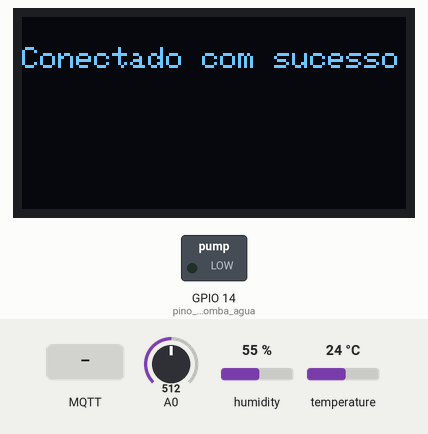
This sketch was run on a simulated ESP8266 (NodeMCU). Parts: 128×64 one-colour display, switched loads named in the sketch (green lamp = pin HIGH). The inputs (shaded band) are chosen by the test bench; at power-on: A0 = 512, temperature 24 °C, humidity 55 %. WiFi joins after 1.5 s; servers stay silent unless stated; network time is answered at once with the bench clock; the local clock reads 2024-03-15 10:24:30 at power-on unless the sketch sets it; random numbers use the default seed unless the sketch sets one; no MQTT or app messages arrive unless stated.

Above: at 5.8 s.
5.9 s: A0 set to 485
16.9 s: A0 set to 467
At 20.3 s:
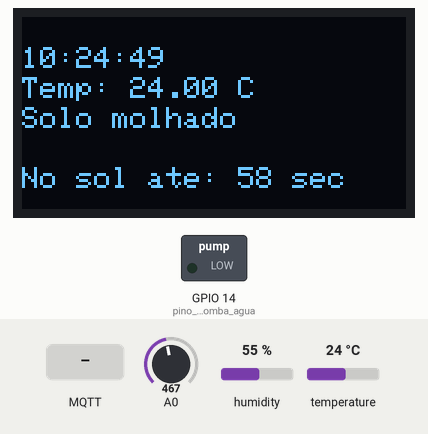
27.6 s: temperature set to 39 °C
At 30.6 s:
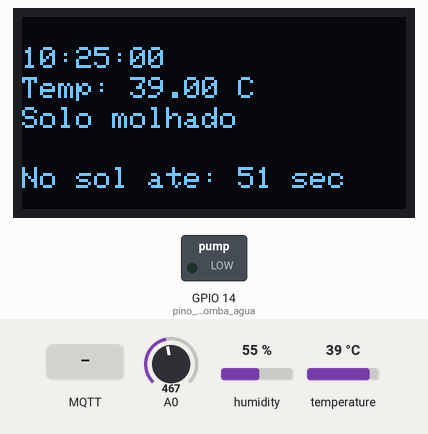
30.7 s: temperature set to 42 °C
At 31.9 s:
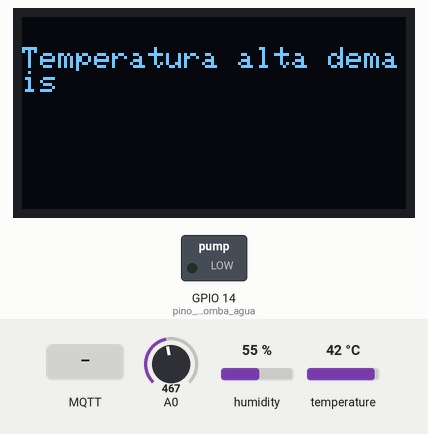
41.7 s: MQTT message "dados" arrives on the first subscribed topic
At 43.9 s:
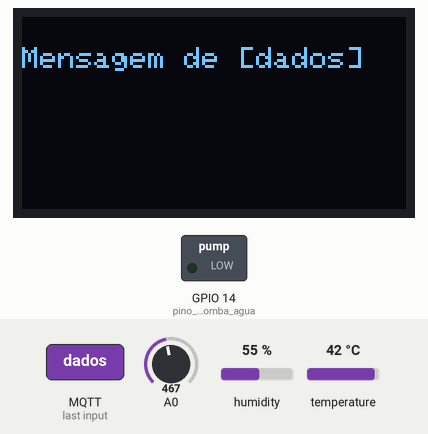
52.1 s: A0 set to 511
At 57.6 s:
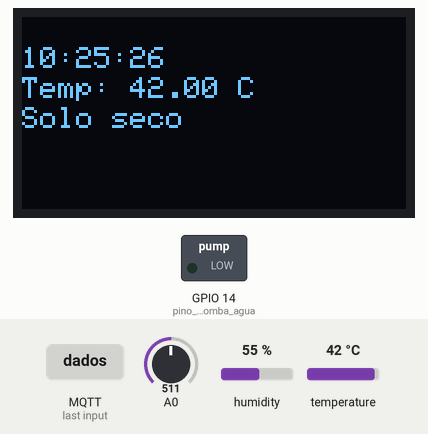
Timing chart, 0 to 59.1 s (numbered marks = the images above; inputs shaded):
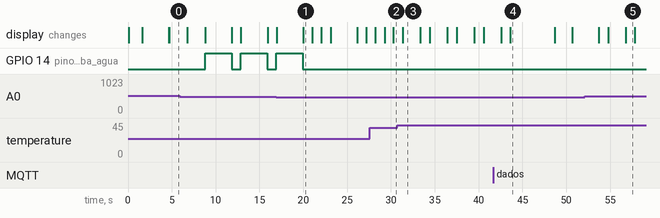

Measured:
- the behaviour switches between 476 and 475 on A0 (found by bisection; images 0 and 1)
- the behaviour switches between 40 and 41 °C on temperature (found by bisection; images 2 and 3)
- by itself, GPIO 14 (pino_da_bomba_agua): alternates HIGH for 3.0 s and LOW for 1.0 s
- what the display in image 1 shows lasts 1.0 s, from 20.0 s to 21.0 s
- what the display in image 3 shows lasts 2.1 s, from 31.3 s to 33.4 s
- what the display in image 4 shows lasts 5.1 s, from 43.6 s to 48.7 s

The sketch:

codigo_iot.ino
```cpp
#include <ESP8266WiFi.h>
#include <DHT.h>
#include <Adafruit_GFX.h>
#include <Adafruit_SH110X.h>
#include <SPI.h>
#include <Wire.h>
#include <ArduinoJson.h>
#include <PubSubClient.h>
#include <NTPClient.h>
#include <WiFiUdp.h>

/* Constantes para conexão externa */
const char* ssid = "***"; /* segredo */
const char* senha_do_wifi = "***"; /* segredo */
const char* servidor_mqtt = ""; /* segredo */
const char* usuario_mqtt = ""; /* segredo */
const char* senha_mqtt = ""; /* segredo */
const int porta_mqtt = -1; /* segredo */
const char* topico_de_envio = "dados_coletados";
String device_id = String();
/* ------------------------------ */

/* Cliente UDP para ter acesso a tempo */
WiFiUDP ntpUDP;
NTPClient cliente_tempo(ntpUDP, "pool.ntp.org");
time_t tempo_atual = 0; /* para sincronizar elementos do código */
bool primeira_vez_executando_depois_de_ligar = true;
/* ----------------------------------- */

/* WiFi */
WiFiClientSecure cliente_esp;
PubSubClient cliente(cliente_esp);
/* ---- */

/* Mensagem MQTT */
unsigned long ultima_mensagem = 0;
#define TAMANHO_DO_BUFFER_DE_MENSAGEM 50
char mensagem[TAMANHO_DO_BUFFER_DE_MENSAGEM];
/* ------------- */

/* Sensor de temperatura e umidade do ar */
#define PINO_DO_DHT 2 /* D4 */
#define TIPO_DO_DHT DHT11

DHT dht(PINO_DO_DHT, TIPO_DO_DHT);
/* ------------------------------------- */

/* Display OLED */
#define LARGURA_DA_TELA 128
#define ALTURA_DA_TELA 64
#define ENDERECO_I2C_DO_OLED 0x3C

Adafruit_SH1106G display(LARGURA_DA_TELA, ALTURA_DA_TELA, &Wire, -1);
/* ------------ */

/* De quanto em quanto tempo enviar mensagem MQTT */
#define INTERVALO_DE_ENVIO 15.0
time_t tempo_do_ultimo_envio = 0; /* calcular a diferença com tempo_atual */
bool deve_enviar_mensagem = false;
/* ---------------------------------------------- */

/* Temporização de exposição ao sol */
bool sinal_de_acionamento_do_temporizador = true; /* MQTT */
int segundos_ao_sol = 61;
bool terminou_exposicao_ao_sol = false;
/* -------------------------------- */

/* Sobre rega e água */
bool deve_regar = true;
time_t horario_que_foi_regado = 0;
bool reservatorio_vazio = false;
int numero_de_vezes_para_regar = 3;
/* ----------------- */

/* Sobre temperatura */
float temperatura_do_ar = 0;
float temperatura_maxima_recomendada = 40.0f; /* MQTT */
bool temperatura_maxima_excedida = false;
float temperatura_minima_recomendada = 10.0f; /* MQTT */
bool temperatura_minima_excedida = false;
/* ----------------- */

/* Sensor de umidade do solo */
#define LIMIAR_DA_UMIDADE_DO_SOLO 50 /* % */
int valor_do_sensor_no_ar = 620;
int valor_do_sensor_na_agua = 340;
int porcentagem_da_umidade_do_solo = 0;
/* ------------------------- */

/* Bomba d'água (simulada por um LED) */
const int pino_da_bomba_agua = 14; /* D5 */
/* ---------------------------------- */

void setup() {
	Serial.begin(115200);

	pinMode(pino_da_bomba_agua, OUTPUT);
	digitalWrite(pino_da_bomba_agua, LOW);

	dht.begin();

	if (!display.begin(ENDERECO_I2C_DO_OLED)) {
		Serial.println("Mostrador OLED falhou.");
		while (1)
			;
	}

	display.clearDisplay();
	display.setTextSize(1);
	display.setTextColor(SH110X_WHITE);
	display.display();

	WiFi.begin(ssid, senha_do_wifi);
	mostrar_aviso("Tentando conectar ao WiFi...");
	while (WiFi.status() != WL_CONNECTED) {
		delay(500);
	}

	mostrar_aviso("Conectado a: " + String(ssid));
	delay(3000);

	cliente.setServer(servidor_mqtt, porta_mqtt);
	cliente_esp.setInsecure();
	cliente.setCallback(callback);

	/* Inicializando o cliente NTP */
	cliente_tempo.begin();
	cliente_tempo.setTimeOffset(-10800); /* -3, horário de Brasília */
	/* --------------------------- */
}

void loop() {
	if (!cliente.connected()) reconectar();

	/* Atualizando o que tem que atualizar */
	cliente.loop();
	cliente_tempo.update();
	/* ----------------------------------- */

	/* Atualizando o tempo atual */
	tempo_atual = cliente_tempo.getEpochTime();
	/* ------------------------- */

	/* Foi necessário...
		 Não dá para colocar no setup(), porque o tempo não foi atualizado (update())
	 */
	if (primeira_vez_executando_depois_de_ligar) {
		/* Inicializando */
		tempo_do_ultimo_envio = cliente_tempo.getEpochTime();
		horario_que_foi_regado = cliente_tempo.getEpochTime();
		primeira_vez_executando_depois_de_ligar = false;
		/* ------------  */
	}

	/* Coisas relacionadas ao tempo */
	/* Temporizando o envio para o frontend por MQTT */
	if (difftime(tempo_atual, tempo_do_ultimo_envio) >= INTERVALO_DE_ENVIO) {
		deve_enviar_mensagem = true;
	}
	/* --------------------------------------------- */
	/* ---------------------------- */

	/* Porcentagem de umidade */
	porcentagem_da_umidade_do_solo = ler_porcentagem_da_umidade();

	if (porcentagem_da_umidade_do_solo < 0) {
		porcentagem_da_umidade_do_solo = 0;
	}

	if (porcentagem_da_umidade_do_solo > 100) {
		porcentagem_da_umidade_do_solo = 100;
	}
	/* --------------------- */

	/* Lendo a temperatura */
	temperatura_do_ar = ler_temperatura();
	/* ------------------- */

	if (sinal_de_acionamento_do_temporizador) {
		if (segundos_ao_sol <= 0) {
			terminou_exposicao_ao_sol = true;
			sinal_de_acionamento_do_temporizador = false;
		}
		segundos_ao_sol--;
	}

	if (temperatura_do_ar > temperatura_maxima_recomendada) {
		tratar_temperatura_maxima_excedida();
	}

	if (temperatura_do_ar < temperatura_minima_recomendada) {
		tratar_temperatura_minima_excedida();
	}

	if (deve_regar) {
		procedimento_de_rega();
		if (numero_de_vezes_para_regar <= 1) {
			deve_regar = false;
		}
		numero_de_vezes_para_regar--;
	}

	if (deve_enviar_mensagem) {
		int segundos_desde_a_rega = pegar_segundos_desde_a_ultima_rega();
		int minutos_desde_a_rega = segundos_para_minutos(segundos_desde_a_rega);

		publicar_dados(
			temperatura_do_ar,
			porcentagem_da_umidade_do_solo,
	    terminou_exposicao_ao_sol,
			temperatura_maxima_excedida,
			temperatura_minima_excedida,
			minutos_desde_a_rega,
			reservatorio_vazio);

		deve_enviar_mensagem = false;
		tempo_do_ultimo_envio = cliente_tempo.getEpochTime();
	}

	mostrar_dados(temperatura_do_ar, porcentagem_da_umidade_do_solo);
	delay(1000);
}

/* Reconectar sempre que cair a conexão */
void reconectar() {
	while (!cliente.connected()) {
		mostrar_aviso("Tentando conectar ao Broker...");
		String id_cliente = "ESP8266Client-";
		id_cliente += String(random(0xffff), HEX);

		if (cliente.connect(id_cliente.c_str(), usuario_mqtt, senha_mqtt)) {
			mostrar_aviso("Conectado com sucesso");
			delay(2000);
			if (device_id.length() < 1) {
				cliente.subscribe("dados");
				mostrar_aviso("Assinou [dados]");
			} else {
				cliente.subscribe(String(String("dados_") + device_id).c_str());
				mostrar_aviso("Assinou [dados_" + String(device_id) +"]");
			}
			delay(2000);
		} else {
			for (int i = 9; i >= 0; i--) {
				mostrar_aviso("Tentando novamente em " + String(i) + " segundos...");
				delay(1000);
			}
		}
	}
}

/* Tratando as mensagens recebidas */
void callback(char* topico, byte* payload, unsigned int largura) {
	String mensagem_que_chega = "";

	for (int i = 0; i < largura; ++i) mensagem_que_chega += (char)payload[i];

	mostrar_aviso("Mensagem de [" + String(topico) +"]");
	delay(2000);

	if (strcmp(topico, "dados") == 0) {
		JsonDocument doc;
		deserializeJson(doc, mensagem_que_chega.c_str());
		segundos_ao_sol = minutos_para_segundos(horas_para_minutos(doc["sun"]));
		temperatura_minima_recomendada = doc["min"];
		temperatura_maxima_recomendada = doc["max"];
		numero_de_vezes_para_regar = doc["irrigation"];
		device_id = String(doc["deviceId"]);
		cliente.unsubscribe("dados");
		cliente.subscribe(String(String("dados_") + device_id).c_str());
	}

	delay(3000);
}

/* Publicando mensagem */
void publicar_mensagem(const char* topico, String payload, boolean retido) {
	if (cliente.publish(topico, payload.c_str(), true)) {
		mostrar_aviso("Mensagem enviada para ["+ String(topico)+"]");
		delay(3000);
	}
}

int pegar_segundos_desde_a_ultima_rega() {
	return difftime(tempo_atual, horario_que_foi_regado);
}

/* Conversão de tempo */
int horas_para_minutos(int horas) {
	return horas * 60;
}

int minutos_para_segundos(int minutos) {
	return minutos * 60;
}

int segundos_para_minutos(int segundos) {
	return segundos / 60;
}

int minutos_para_horas(int minutos) {
	return minutos / 60;
}
/* ------------------ */

/* Mostra temperatura, umidade e tempo de exposição ao sol (no futuro) */
void mostrar_dados(float temperatura, int porcentagem_da_umidade) {
	display.clearDisplay();
	display.setCursor(0, 10);
	display.println(cliente_tempo.getFormattedTime());
	display.setCursor(0, 20);
	display.println("Temp: " + String(temperatura) + " C");
	display.setCursor(0, 30);
	display.println("Solo " + String((porcentagem_da_umidade > LIMIAR_DA_UMIDADE_DO_SOLO) ? "molhado" : "seco"));
	if (numero_de_vezes_para_regar > 0) {
		display.setCursor(0, 40);
		display.println("Regas restantes: " + String(numero_de_vezes_para_regar));
	}
	if (sinal_de_acionamento_do_temporizador) {
		String tempo_restante = "";

		if (segundos_ao_sol < 60) {
			tempo_restante = String(segundos_ao_sol) + " sec";
		} else {
			int minutos = segundos_para_minutos(segundos_ao_sol);
			if (minutos < 60) {
				tempo_restante = String(minutos) + " min";
			} else {
				int horas = minutos_para_horas(minutos);
				tempo_restante = String(horas) + " h";
			}
		}

		display.setCursor(0, 50);
		display.println("No sol ate: " + tempo_restante);
	}
	display.display();
}

/* Faz o log no display OLED */
void mostrar_aviso(String aviso) {
	display.clearDisplay();
	display.setCursor(0, 10);
	display.println(aviso);
	display.display();
}

/* Simula a rega da planta */
void regar_a_planta() {
	digitalWrite(pino_da_bomba_agua, HIGH);
	mostrar_aviso("Regando...");
	delay(3000);
	digitalWrite(pino_da_bomba_agua, LOW);
	horario_que_foi_regado = cliente_tempo.getEpochTime();
}

/* Lê e converte em porcentagem o dado do sensor de umidade do solo */
int ler_porcentagem_da_umidade() {
	int umidade_do_solo = analogRead(A0);
	return map(umidade_do_solo, valor_do_sensor_no_ar, valor_do_sensor_na_agua, 0, 100);
}

void procedimento_de_rega() {
	int umidade_anterior = porcentagem_da_umidade_do_solo;
	regar_a_planta();
	int umidade_posterior = ler_porcentagem_da_umidade();
	int tolerancia = 10;
	if (umidade_anterior >= umidade_posterior + tolerancia) {
		reservatorio_vazio = true; /* não há água */
		mostrar_aviso("Sem agua...");
		delay(2000);
	} else {
		reservatorio_vazio = false;
	}
}

void publicar_dados(
	float temperatura_do_ar,
	int porcentagem_da_umidade_do_solo,
	bool terminou_exposicao_ao_sol,
	bool temperatura_maxima_excedida,
	bool temperatura_minima_excedida,
	int minutos_desde_a_ultima_rega,
	bool reservatorio_vazio
	) {
	DynamicJsonDocument doc(1024);
	doc["deviceId"] = device_id.c_str();
	doc["siteId"] = "Dados coletados";
	doc["temperature"] = temperatura_do_ar;
	doc["humidity"] = porcentagem_da_umidade_do_solo;
	doc["sun_expo_ended"] = terminou_exposicao_ao_sol;
	doc["max_temp_exceeded"] = temperatura_maxima_excedida;
	doc["min_temp_exceeded"] = temperatura_minima_excedida;
	doc["min_since_watered"] = minutos_desde_a_ultima_rega;
	doc["is_reservatory_empty"] = reservatorio_vazio;

	char mensagem_mqtt[256];
	serializeJson(doc, mensagem_mqtt);

	if (device_id.length() < 1) {
		publicar_mensagem(topico_de_envio, mensagem_mqtt, true);
	} else {
		publicar_mensagem(String(String(topico_de_envio) + "_" + device_id).c_str(), mensagem_mqtt, true);
	}
	terminou_exposicao_ao_sol = false;
	temperatura_maxima_excedida = false;
	temperatura_minima_excedida = false;
}

void tratar_temperatura_maxima_excedida() {
	mostrar_aviso("Temperatura alta demais");
	temperatura_maxima_excedida = true;
	delay(2000);
}

void tratar_temperatura_minima_excedida() {
	mostrar_aviso("Temperatura baixa demais");
	temperatura_minima_excedida = true;
	delay(2000);
}

float ler_temperatura() {
	float temperatura = dht.readTemperature();

	while (isnan(temperatura)) {
		mostrar_aviso("Lendo temperatura. Se estiver preso aqui, verique o circuito.");
		delay(100);
		temperatura = dht.readTemperature();
	}

	return temperatura;
}
```
